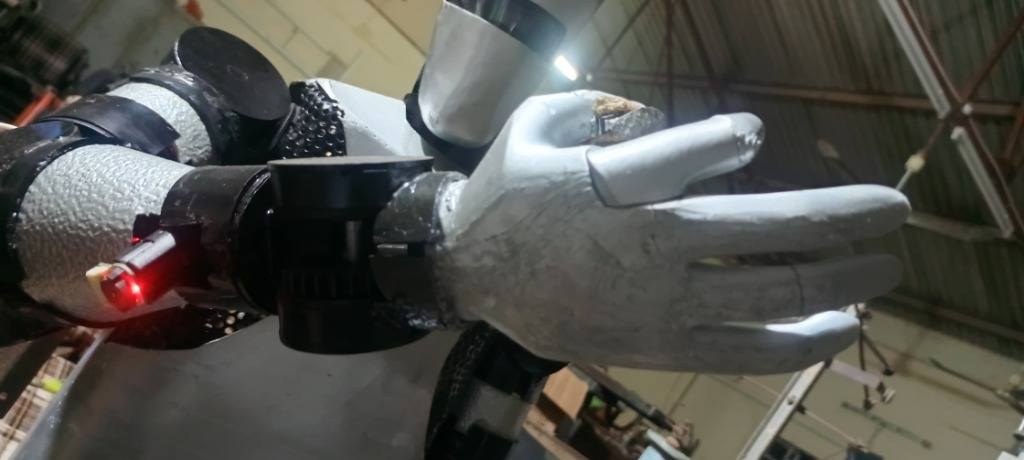
#> input picture robot/vision/dataset/hand_angles/angle_1.jpg, 1024 x 460 px, found by its file name; its folder holds 4 pictures in this run
$ python analyze_training_angles.py
#> lines starting #> are read from the running program, lines starting #| are printed output that depends on the picture; after the words box and inside, x2 and y2 are one past the last pixel; in counts of white or black regions, pixels touching at a corner belong together
import cv2
import numpy as np
import os

data_dir = 'c:/Users/YOHANNA/Desktop/Projects/Robot Code/robot/vision/dataset/hand_angles'

# Inspect dimensions and color characteristics
for i in range(1, 6):
    img_path = os.path.join(data_dir, f'angle_{i}.jpg')
    img = cv2.imread(img_path)
#> img is the input picture: shape (460, 1024, 3); mean B, G, R 76.6, 81.7, 81.9
    h, w, c = img.shape
#> h = 460; w = 1024; c = 3
    print(f"=== Angle {i} ({w}x{h}) ===")
#| === Angle 1 (1024x460) ===

    # Check red LED indicator (high R, low G/B)
    hsv = cv2.cvtColor(img, cv2.COLOR_BGR2HSV)
#> hsv: shape (460, 1024, 3); mean H, S, V 52, 50.1, 86.2
    # Red LED mask
    red_mask1 = cv2.inRange(hsv, np.array([0, 150, 150]), np.array([10, 255, 255]))
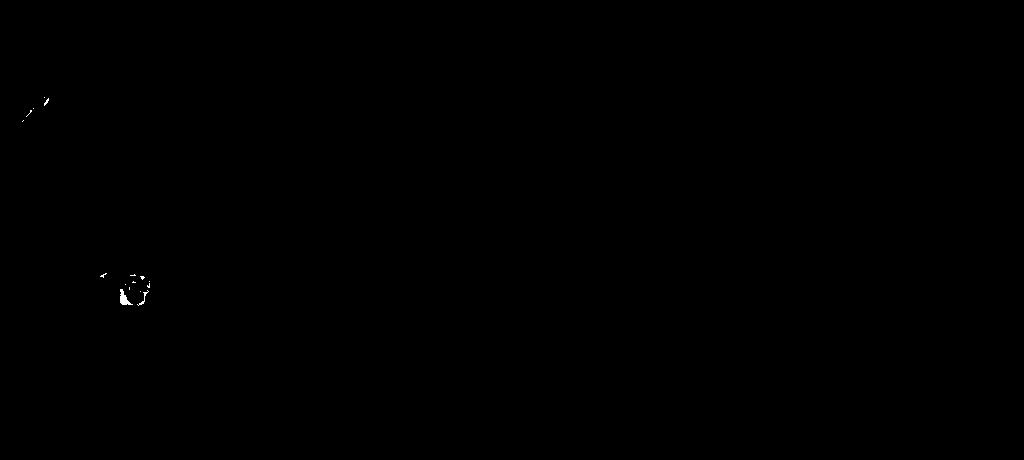
#> red_mask1: shape (460, 1024); 0.05% white; 16 white regions (14 under 20 px), largest, box (x1, y1, x2, y2) and area: (120, 289, 133, 305) 99, (137, 290, 149, 306) 35
    red_mask2 = cv2.inRange(hsv, np.array([170, 150, 150]), np.array([180, 255, 255]))
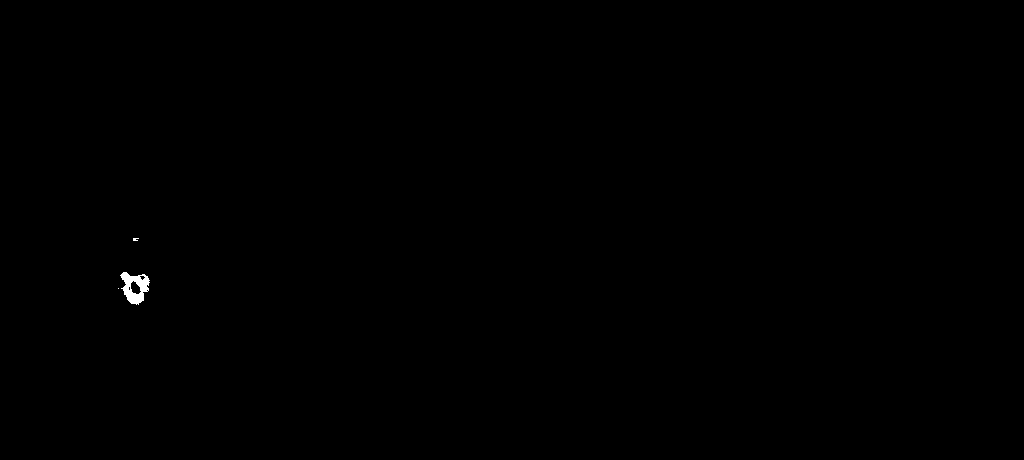
#> red_mask2: shape (460, 1024); 0.12% white; 3 white regions (2 under 20 px), largest, box (x1, y1, x2, y2) and area: (120, 272, 150, 305) 541
    red_mask = cv2.bitwise_or(red_mask1, red_mask2)
#> red_mask: shape (460, 1024); 0.16% white; 9 white regions (8 under 20 px), largest, box (x1, y1, x2, y2) and area: (120, 272, 150, 306) 714
    red_pts = np.argwhere(red_mask > 0)
#> red_pts = 772 pairs, first value 97 to 305, second value 22 to 149
    if len(red_pts) > 0:
        red_center = (int(np.mean(red_pts[:, 1])), int(np.mean(red_pts[:, 0])))
#> red_center = (129, 280)
        print(f"  Found Red Indicator/LED at {red_center} ({len(red_pts)} pixels)")
#|   Found Red Indicator/LED at (129, 280) (772 pixels)
    else:
        print("  No bright red LED detected")

    # Check tan/brown thumb pad (H in [10..30], S in [60..220], V in [80..220])
    tan_mask = cv2.inRange(hsv, np.array([10, 60, 60]), np.array([30, 240, 230]))
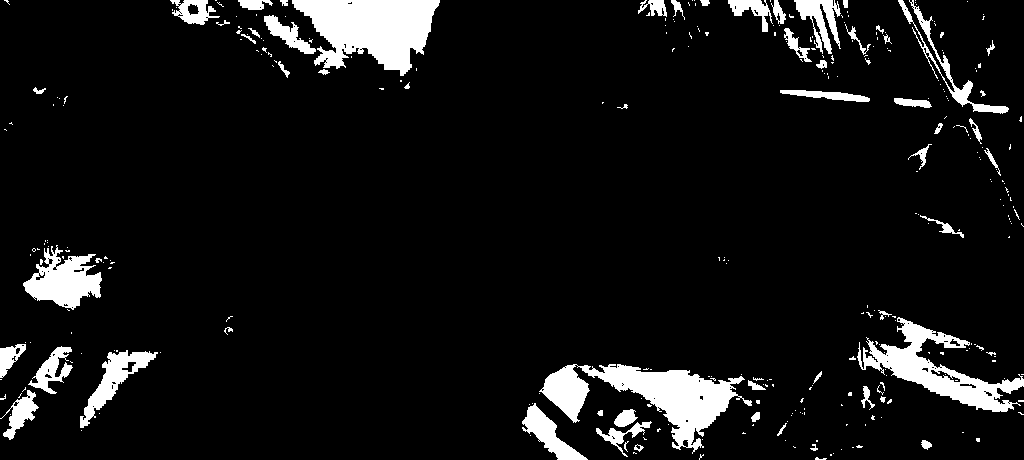
#> tan_mask: shape (460, 1024); 7.8% white; 324 white regions (263 under 20 px), largest, box (x1, y1, x2, y2) and area: (292, 0, 440, 76) 7081, (539, 364, 752, 454) 7059, (857, 317, 1024, 412) 4879
    tan_pts = np.argwhere(tan_mask > 0)
#> tan_pts = 36972 pairs, first value 0 to 459, second value 0 to 1023
    print(f"  Tan/Brown thumb pad pixels: {len(tan_pts)}")
#|   Tan/Brown thumb pad pixels: 36972
#> pass 2 of the loop `for i in range(1, 6):`:
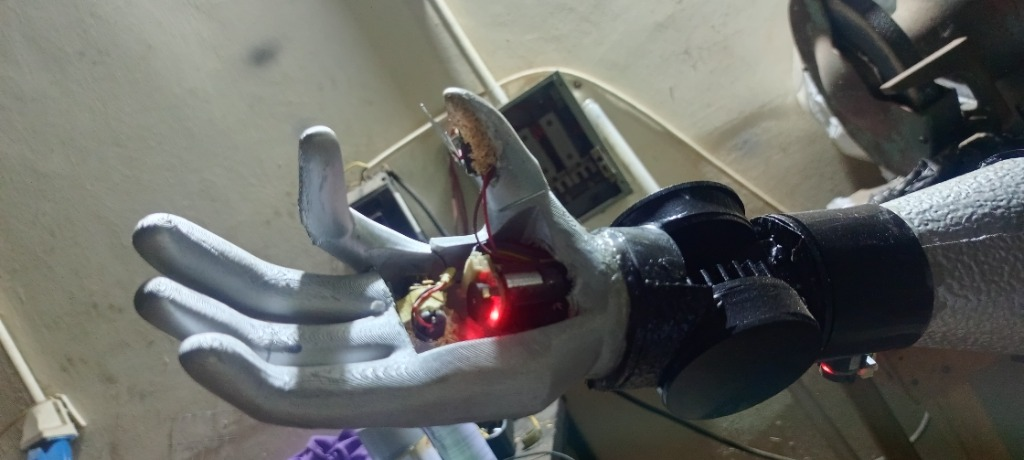
#> input picture robot/vision/dataset/hand_angles/angle_2.jpg, 1024 x 460 px, found by its file name
#> img is the input picture: shape (460, 1024, 3); mean B, G, R 100.1, 104.1, 103
#| === Angle 2 (1024x460) ===
#> hsv: shape (460, 1024, 3); mean H, S, V 63.5, 44.1, 109.3
#> `red_mask1 = cv2.inRange(hsv, np.array([0, 150, 150]), np.array([10, 25..`:
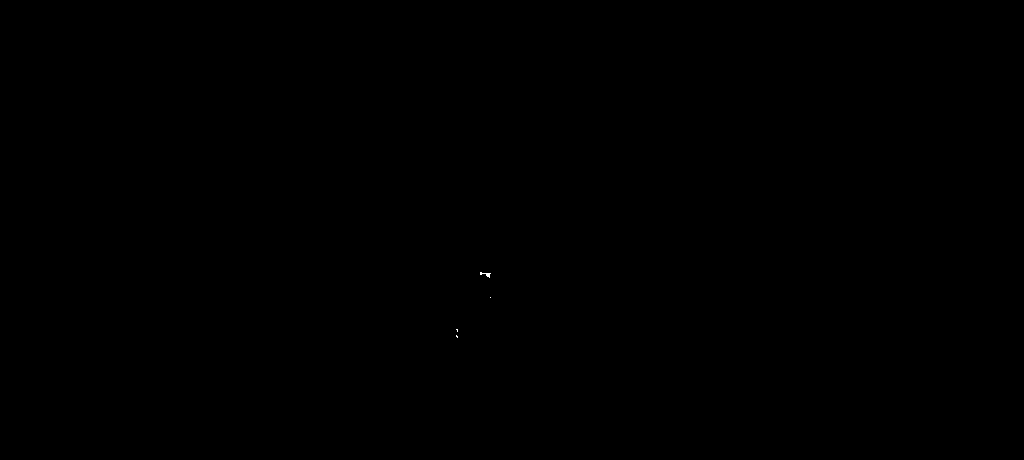
#> red_mask1: shape (460, 1024); 0.01% white in thin lines or dots, all inside (x1, y1, x2, y2) = (456, 272, 491, 338)
#> red_mask2: shape (460, 1024); 0.21% white; 8 white regions (6 under 20 px), largest, box (x1, y1, x2, y2) and area: (458, 296, 508, 340) 934, (480, 274, 487, 279) 28
#> red_mask: shape (460, 1024); 0.22% white; 8 white regions (6 under 20 px), largest, box (x1, y1, x2, y2) and area: (456, 296, 508, 340) 939, (480, 272, 491, 279) 55
#> red_pts = 1020 pairs, first value 272 to 372, second value 456 to 831
#> red_center = (488, 318)
#|   Found Red Indicator/LED at (488, 318) (1020 pixels)
#> `tan_mask = cv2.inRange(hsv, np.array([10, 60, 60]), np.array([30, 240,..`:
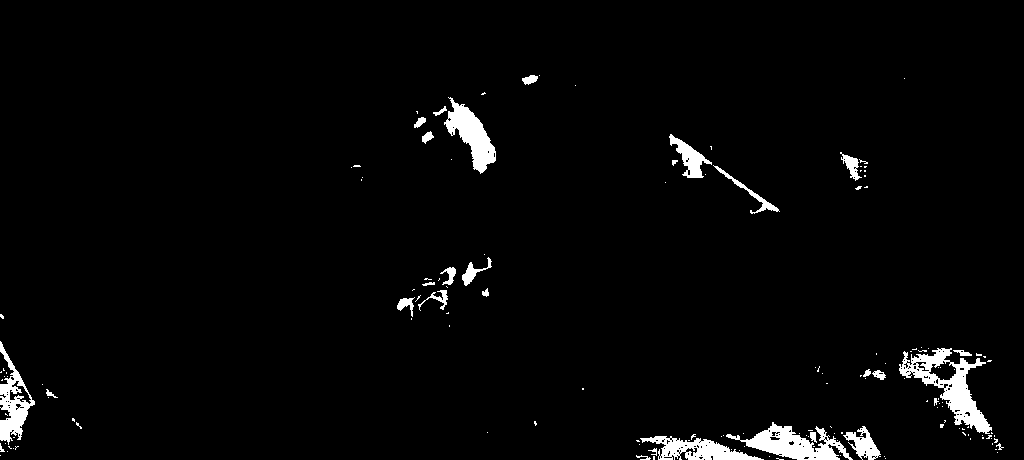
#> tan_mask: shape (460, 1024); 2.8% white; 151 white regions (121 under 20 px), largest, box (x1, y1, x2, y2) and area: (899, 348, 992, 434) 2591, (726, 422, 853, 460) 2033, (444, 97, 496, 174) 1672
#> tan_pts = 13037 pairs, first value 75 to 459, second value 0 to 1003
#|   Tan/Brown thumb pad pixels: 13037
#> pass 3 of the loop `for i in range(1, 6):`:
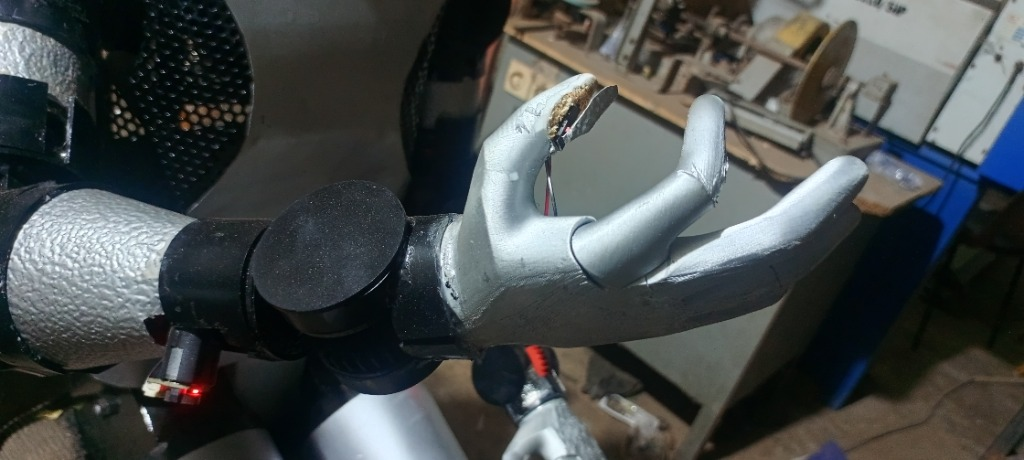
#> input picture robot/vision/dataset/hand_angles/angle_3.jpg, 1024 x 460 px, found by its file name
#> img is the input picture: shape (460, 1024, 3); mean B, G, R 74.5, 74.7, 70
#| === Angle 3 (1024x460) ===
#> hsv: shape (460, 1024, 3); mean H, S, V 69.9, 74.7, 80.3
#> `red_mask1 = cv2.inRange(hsv, np.array([0, 150, 150]), np.array([10, 25..`:
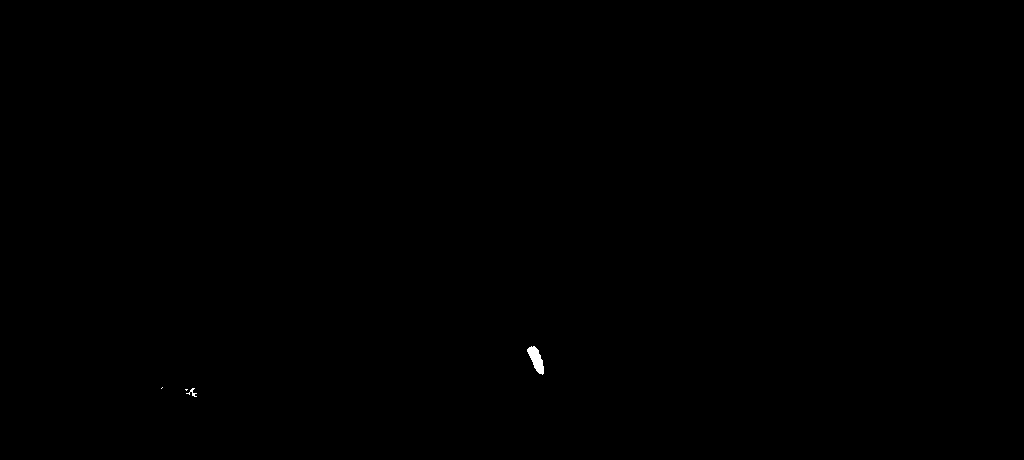
#> red_mask1: shape (460, 1024); 0.06% white; 4 white regions (2 under 20 px), largest, box (x1, y1, x2, y2) and area: (527, 346, 544, 375) 267, (186, 388, 197, 397) 33
#> red_mask2: shape (460, 1024); 0.01% white in thin lines or dots, all inside (x1, y1, x2, y2) = (180, 346, 533, 396)
#> red_mask: shape (460, 1024); 0.08% white; 3 white regions (1 under 20 px), largest, box (x1, y1, x2, y2) and area: (527, 346, 544, 375) 268, (180, 388, 202, 397) 96
#> red_pts = 366 pairs, first value 346 to 396, second value 161 to 543
#> red_center = (443, 367)
#|   Found Red Indicator/LED at (443, 367) (366 pixels)
#> `tan_mask = cv2.inRange(hsv, np.array([10, 60, 60]), np.array([30, 240,..`:
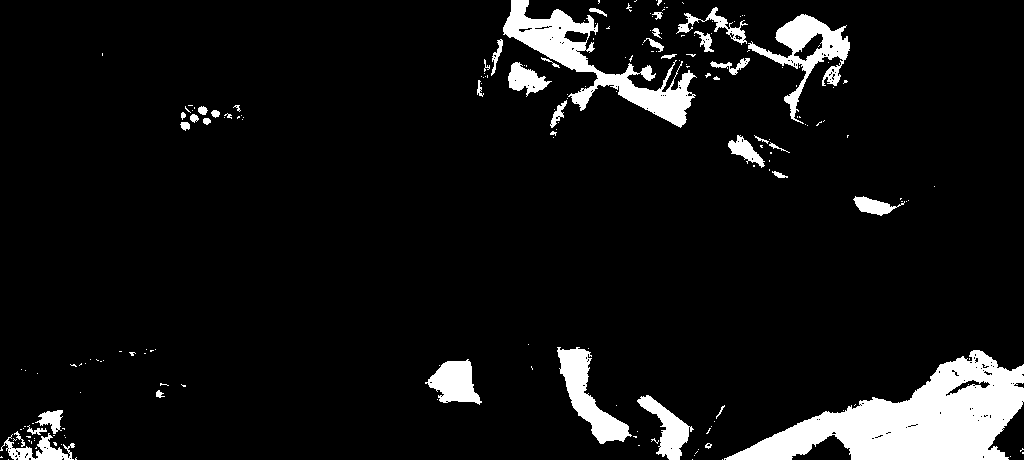
#> tan_mask: shape (460, 1024); 7.8% white; 196 white regions (155 under 20 px), largest, box (x1, y1, x2, y2) and area: (724, 350, 1024, 460) 15671, (503, 0, 697, 128) 6324, (748, 14, 850, 124) 3106
#> tan_pts = 36510 pairs, first value 0 to 459, second value 0 to 1023
#|   Tan/Brown thumb pad pixels: 36510
#> (the run stopped early here; a loop or call above may not have finished)
